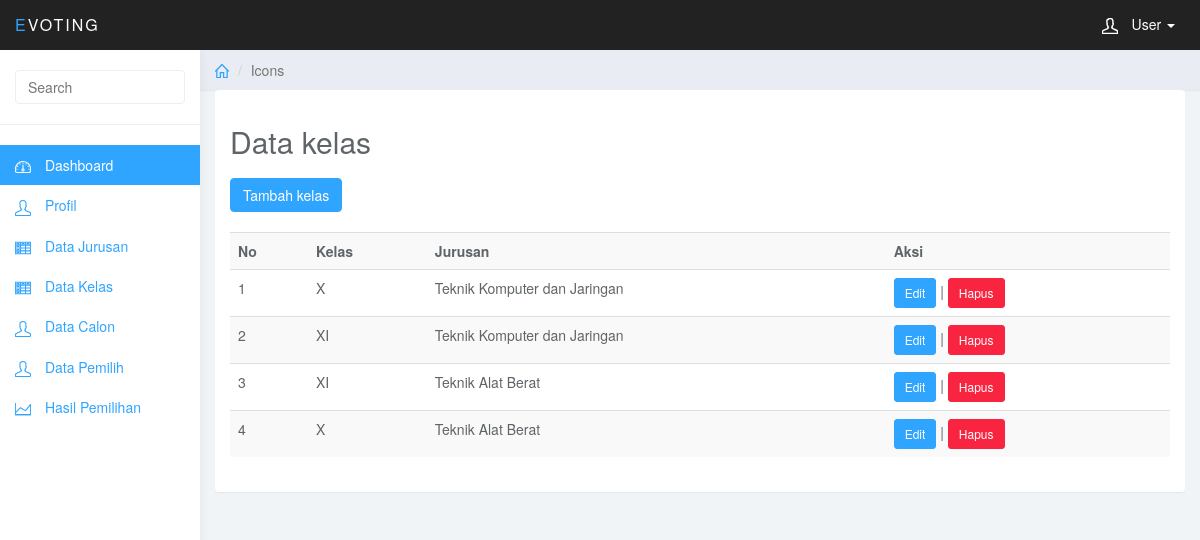
/administrator/dashboard.php?page=kelas (signed in), run on the app's committed database.
### tables this page shows
CREATE TABLE `kelas` (
  `id_kelas` int(11) NOT NULL,
  `id_jurusan` int(11) NOT NULL,
  `nama_kelas` varchar(50) NOT NULL
);

CREATE TABLE `jurusan` (
  `id_jurusan` int(11) NOT NULL,
  `nama_jurusan` varchar(50) NOT NULL
);

### administrator/modul/kelas/kelas.php (the view)
<h2 class="sub-jurusan">Data kelas</h2>
<a href="?page=kelas_tambah" class="btn btn-primary"> Tambah kelas </a><br><br>
<table width="100%" cellspacing="0" class="data" border="1">
<table class="table table-striped">
<tr>
<th>No</th>
<th>Kelas</th>
<th>Jurusan</th>
<th>Aksi</th>
</tr>
<?php
$no=1;
$sqlkelas = mysqli_query($koneksi,"SELECT * FROM kelas") or die (mysqli_error());
while($data=mysqli_fetch_array($sqlkelas)){
	$sqljurusan= mysqli_query($koneksi,"SELECT * FROM jurusan where id_jurusan='$data[id_jurusan]'");
			$datajurusan= mysqli_fetch_array($sqljurusan);
	?>
	<tr>
	<td> <?php echo $no; ?> </td>
	<td> <?php echo $data['nama_kelas']; ?> </td>
	<td> <?php echo $datajurusan['nama_jurusan']; ?> </td>
		<td>
		<a href="?page=kelas_edit&id=
				<?php echo $data['id_kelas']; ?>" class="btn btn-primary btn-sm"> Edit </a> |
		<a href="?page=kelas_hapus&id=
				<?php echo $data['id_kelas']; ?>" class="btn btn-danger btn-sm"> Hapus </a>
		</td>
		</tr>
		<?php
		$no++;
}
?>
</table>

### administrator/asset-admin/css/styles.css (style rules this page uses)
body { background: #f1f4f7; padding-top: 50px; color: #5f6468; }
a, a:hover, a:focus { color: #30a5ff; }
h1, h2, h3, h4, h5, h6 { color: #5f6468; }
h2 { font-weight: 300; margin-bottom: 20px; }
.btn-primary, .btn-primary:hover, .btn-primary:focus, .btn-primary:active, .btn-primary.active, .open > .dropdown-toggle.btn-primary, .btn-primary.disabled, .btn-primary[disabled], fieldset[disabled] .btn-primary, .btn-primary.disabled:hover, .btn-primary[disabled]:hover, fieldset[disabled] .btn-primary:hover, .btn-primary.disabled:focus, .btn-primary[disabled]:focus, fieldset[disabled] .btn-primary:focus, .btn-primary.disabled:active, .btn-primary[disabled]:active, fieldset[disabled] .btn-primary:active, .btn-primary.disabled.active, .btn-primary[disabled].active, fieldset[disabled] .btn-primary.active { background-color: #30a5ff; border-color: #30a5ff; }
.btn-danger, .btn-danger:hover, .btn-danger:focus, .btn-danger:active, .btn-danger.active, .open > .dropdown-toggle.btn-danger, .btn-danger.disabled, .btn-danger[disabled], fieldset[disabled] .btn-danger, .btn-danger.disabled:hover, .btn-danger[disabled]:hover, fieldset[disabled] .btn-danger:hover, .btn-danger.disabled:focus, .btn-danger[disabled]:focus, fieldset[disabled] .btn-danger:focus, .btn-danger.disabled:active, .btn-danger[disabled]:active, fieldset[disabled] .btn-danger:active, .btn-danger.disabled.active, .btn-danger[disabled].active, fieldset[disabled] .btn-danger.active { background-color: #f9243f; border-color: #f9243f; }
.table { background: #fff; }

### data on the page
kelas: nama_kelas "X", id_jurusan.nama_jurusan "Teknik Komputer dan Jaringan"
kelas: nama_kelas "XI", id_jurusan.nama_jurusan "Teknik Komputer dan Jaringan"
kelas: nama_kelas "XI", id_jurusan.nama_jurusan "Teknik Alat Berat"
kelas: nama_kelas "X", id_jurusan.nama_jurusan "Teknik Alat Berat"
